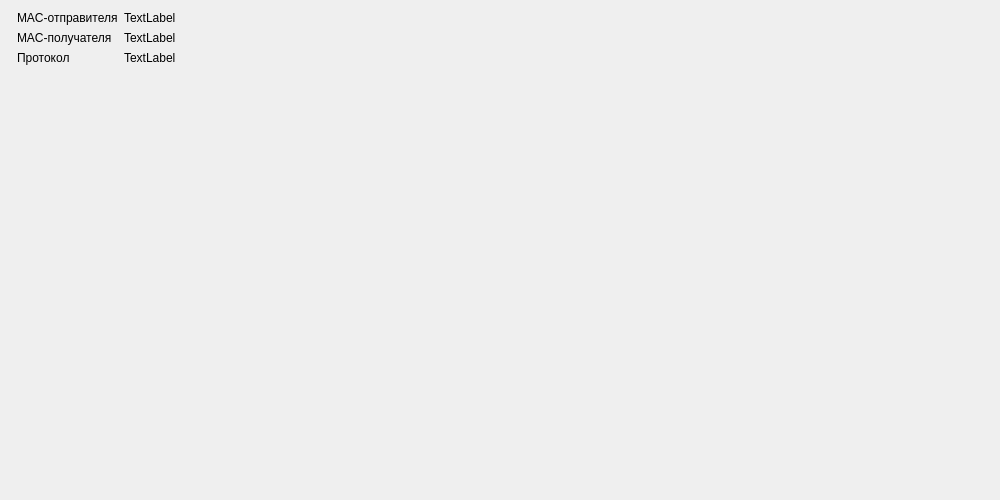
<?xml version="1.0" encoding="UTF-8"?>
<ui version="4.0">
 <class>PacketEthernetInfoTab</class>
 <widget class="QWidget" name="PacketEthernetInfoTab">
  <property name="geometry">
   <rect>
    <x>0</x>
    <y>0</y>
    <width>1000</width>
    <height>500</height>
   </rect>
  </property>
  <property name="windowTitle">
   <string>Form</string>
  </property>
  <layout class="QFormLayout" name="formLayout_2">
   <item row="0" column="1">
    <layout class="QFormLayout" name="formLayout_3">
     <item row="0" column="0">
      <widget class="QLabel" name="label">
       <property name="text">
        <string>MAC-отправителя</string>
       </property>
      </widget>
     </item>
     <item row="0" column="1">
      <widget class="QLabel" name="label_7">
       <property name="text">
        <string>TextLabel</string>
       </property>
      </widget>
     </item>
     <item row="1" column="0">
      <widget class="QLabel" name="label_5">
       <property name="text">
        <string>MAC-получателя</string>
       </property>
      </widget>
     </item>
     <item row="1" column="1">
      <widget class="QLabel" name="label_8">
       <property name="text">
        <string>TextLabel</string>
       </property>
      </widget>
     </item>
     <item row="2" column="0">
      <widget class="QLabel" name="label_6">
       <property name="text">
        <string>Протокол</string>
       </property>
      </widget>
     </item>
     <item row="2" column="1">
      <widget class="QLabel" name="label_9">
       <property name="text">
        <string>TextLabel</string>
       </property>
      </widget>
     </item>
    </layout>
   </item>
  </layout>
 </widget>
 <resources/>
 <connections/>
</ui>
